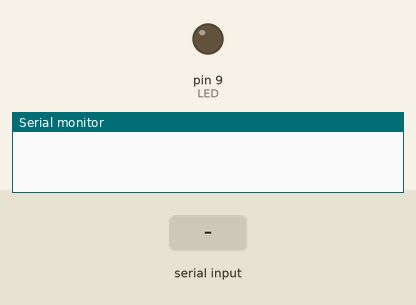
Recording of a sketch running on a simulated Arduino Uno, built with avr-gcc and run on an emulated ATmega328P. On the bench: output pins drawn as LEDs (lit = HIGH), the last lines printed to the serial monitor. The test bench sets the inputs (shaded band).

Above: at 0.8 s.
0.9 s: "1" received over the second serial link
At 2.1 s:
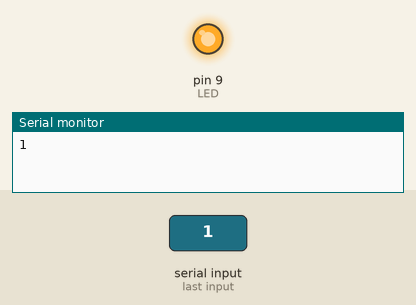
2.4 s: "0" received over the second serial link
At 3.4 s:
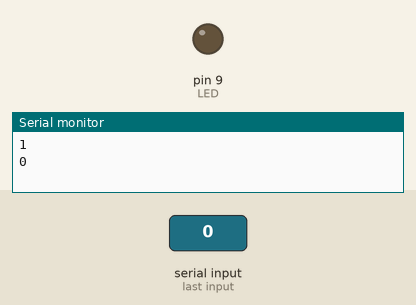
Timing chart, 0 to 5.4 s (numbered marks = the images above; inputs shaded):
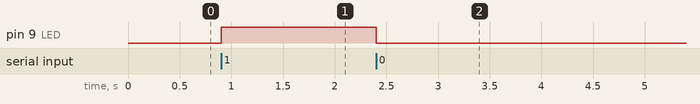

The sketch:

comunicacao_01.ino
```cpp
#include <avr/io.h>
#include <SoftwareSerial.h>

SoftwareSerial mySerial (10, 11); // Rx Tx

int main() {
  init();

  Serial.begin(9600);
  mySerial.begin(9600);

  DDRB |= (1 << PB1);  // LED - 9
  DDRB &= ~(1 << PB2); //Rx - 10
  DDRB |= (1 << PB3);  //Tx - 11

  while (1) {
    if (mySerial.available() > 0) {
      char c = mySerial.read();
      Serial.println(c);

      switch (c) {
        case '0':
          PORTB &= ~(1 << PB1);
          break;
        case '1':
          PORTB |= (1 << PB1);
          break;
        default:
          break;
      }
    }
  }

  return 0;
}
```

Measured:
- after the input at 0.9 s, pin 9 (LED): LOW → HIGH at once
- after the input at 2.4 s, pin 9 (LED): HIGH → LOW at once
